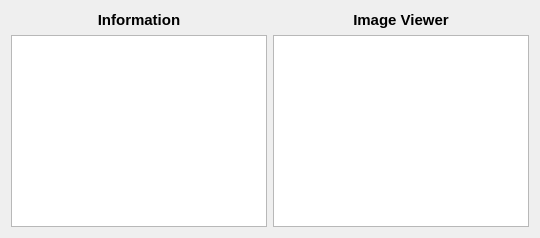
      <widget class="QWidget" name="tab_3">
       <attribute name="title">
        <string>Image</string>
       </attribute>
       <layout class="QGridLayout" name="gridLayout_5">
        <item row="0" column="0">
         <layout class="QGridLayout" name="gridLayout_4">
          <item row="0" column="0">
           <layout class="QVBoxLayout" name="verticalLayout_5">
            <item>
             <widget class="QLabel" name="label_3">
              <property name="font">
               <font>
                <pointsize>11</pointsize>
                <weight>75</weight>
                <bold>true</bold>
               </font>
              </property>
              <property name="text">
               <string>Information</string>
              </property>
              <property name="alignment">
               <set>Qt::AlignCenter</set>
              </property>
             </widget>
            </item>
            <item>
             <widget class="QSplitter" name="splitter_3">
              <property name="orientation">
               <enum>Qt::Vertical</enum>
              </property>
              <widget class="QTextBrowser" name="information"/>
             </widget>
            </item>
           </layout>
          </item>
          <item row="0" column="1">
           <layout class="QVBoxLayout" name="verticalLayout_6">
            <item>
             <widget class="QLabel" name="Label_ImageView_3">
              <property name="font">
               <font>
                <pointsize>11</pointsize>
                <weight>75</weight>
                <bold>true</bold>
               </font>
              </property>
              <property name="text">
               <string>Image Viewer</string>
              </property>
              <property name="alignment">
               <set>Qt::AlignCenter</set>
              </property>
             </widget>
            </item>
            <item>
             <widget class="QGraphicsView" name="ImageView_3">
              <property name="sizePolicy">
               <sizepolicy hsizetype="Expanding" vsizetype="Expanding">
                <horstretch>0</horstretch>
                <verstretch>0</verstretch>
               </sizepolicy>
              </property>
             </widget>
            </item>
           </layout>
          </item>
         </layout>
        </item>
       </layout>
      </widget>
